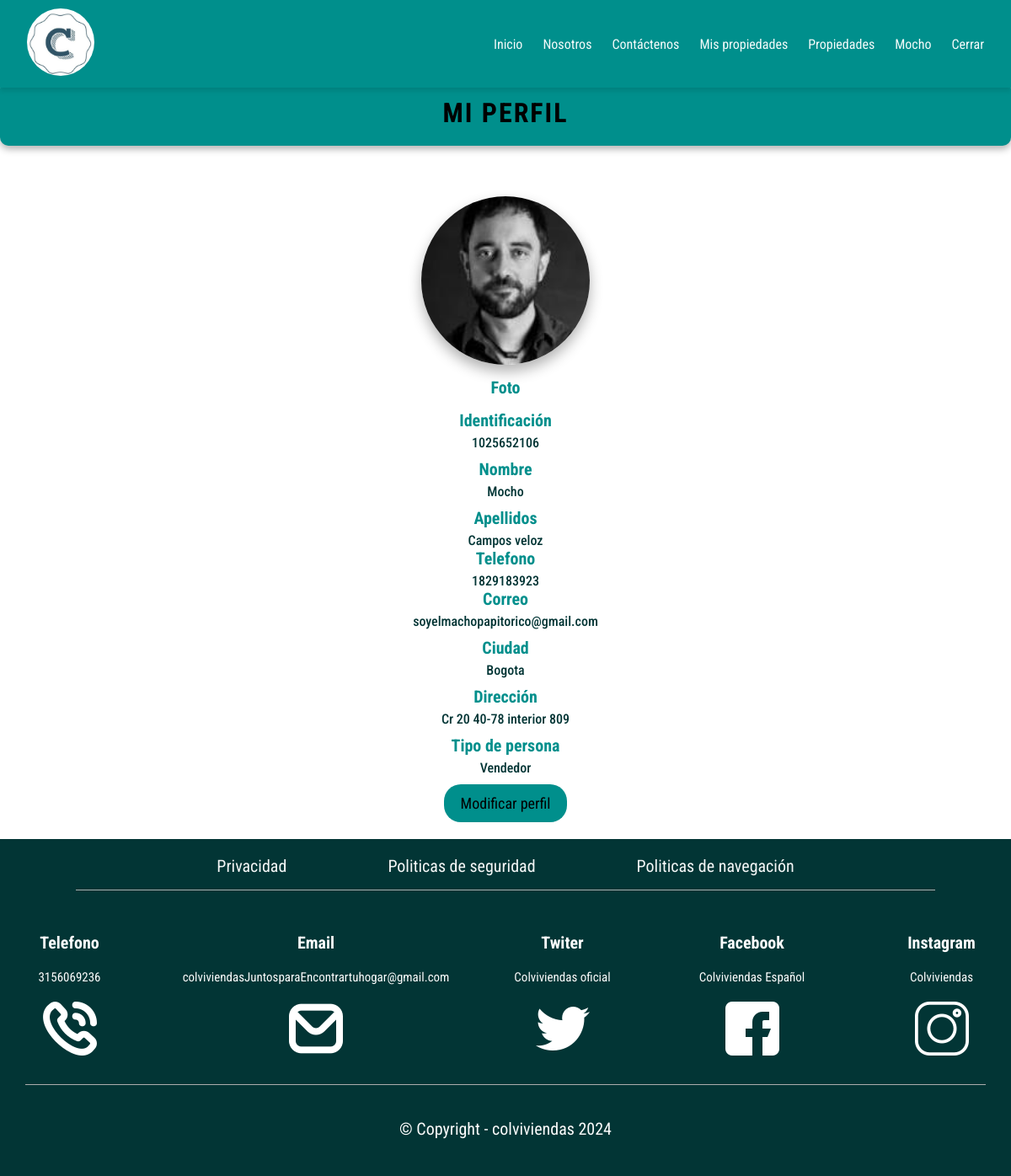
Screenshot of /usuario/usuario.php (signed in) with the database file from the repository.
### tables this page shows
CREATE TABLE `persona` (
  `identificacion` varchar(20) NOT NULL,
  `nombre` varchar(50) NOT NULL,
  `apellido` varchar(50) NOT NULL,
  `direccion` varchar(100) NOT NULL,
  `telefono` int(15) NOT NULL,
  `ciudad` varchar(2) DEFAULT NULL,
  `fecha_registro` datetime(5) NOT NULL,
  `tipo_persona` varchar(2) NOT NULL,
  `contrasena` varchar(20) NOT NULL,
  `correo` varchar(50) NOT NULL,
  `foto` varchar(100) NOT NULL,
  PRIMARY KEY (`identificacion`),
  KEY `ciudad` (`ciudad`),
  KEY `tipo_persona` (`tipo_persona`),
  CONSTRAINT `persona_ibfk_1` FOREIGN KEY (`ciudad`) REFERENCES `ciudad` (`codigo_ciudad`) ON DELETE CASCADE ON UPDATE CASCADE,
  CONSTRAINT `persona_ibfk_2` FOREIGN KEY (`tipo_persona`) REFERENCES `tipo_persona` (`codigo_tipo`)
);

CREATE TABLE `ciudad` (
  `codigo_ciudad` varchar(2) NOT NULL,
  `descripcion` varchar(50) NOT NULL,
  PRIMARY KEY (`codigo_ciudad`)
);

CREATE TABLE `tipo_persona` (
  `codigo_tipo` varchar(2) NOT NULL,
  `descripcion` varchar(50) NOT NULL,
  PRIMARY KEY (`codigo_tipo`)
);

### usuario/usuario.php (the view, shortened to what this page needs)
<!DOCTYPE html>
<html lang="en">
<head>
    <link rel="stylesheet" href="./css/Modulo_inicio.css">
    <link href="https://unpkg.com/aos@2.3.1/dist/aos.css" rel="stylesheet">
</head>
<body>
    <header class="navbar">
        <nav class="navbar__container">
            <div class="navbar__logo">
                <img src="./img/logo/Logo_colviviendas-recortado.jpg" alt="Logo" class="navbar__logo-img">
            </div>
            <ul class="navbar__menu">
                <li class="navbar__element">
                    <a href="index.php" class="navbar__link">Inicio</a>
                </li>
                <li class="navbar__element">
                    <a href="quienes_somos.php" class="navbar__link">Nosotros</a>
                </li>
                <li class="navbar__element">
                    <a href="./contactenos/contactenos.php" class="navbar__link">Contáctenos</a>
                </li>
                <?php
                if (!empty($_SESSION['usuario'])) {
                    if ($_SESSION['tipo_persona'] == '01' || $_SESSION['tipo_persona'] == '04') {
                        echo '
                    <li class="navbar__element">
                    <a href="./venta-propiedad/propiedades-vendedor.php" class="navbar__link">Mis propiedades</a></li>';
                    } else {
                        echo '
                        <li class="navbar__element">
                            <a href="./blog/blog.php" class="navbar__link">Blog</a>
                        </li>';
                    }
                }
                ?>
                <?php
                if (!empty($_SESSION['usuario'])) {
                    echo '
                            <li class="navbar__element dropdown">
                            <a href="#" class="navbar__link">Propiedades</a>
                            <ul class="dropdown__menu">';
                    echo '<li><a href="venta-usuario.php" class="dropdown__link">Compra</a></li>
                                <li><a href="arrendamiento.php" class="dropdown__link">Alquiler</a></li>
                            </ul>
                            </li>';
                }
                ?>
                <?php
                if (empty($_SESSION['usuario'])) {
                    echo '
                    <li class="navbar__element navbar__element-ul ">
                        <a href="login.php" class="navbar__link ">Login</a>
                    </li>';
                } else {
                    echo '
                    <li class="navbar__element navbar__element-ul">
                        <a href="usuario.php" class="navbar__link">' . $_SESSION['usuario'] . '</a>
                    </li>';
                    echo '
                    <li class="navbar__element navbar__element-ul ">
                        <a href="cerrar.php" class="navbar__link ">Cerrar</a>
                    </li>';
                }
                ?>
            </ul>
        </nav>
    </header>
    <br><br><br><br><br>
    <div class="usuario">
        <div class="usuario__principal">
            <h1 class="usuario__principal-tittle">Mi perfil</h1>
        </div>
        <?php
        $mysql_host = 'localhost';
        $mysql_user = 'root';
        $password = '';
        $dbhandle = mysqli_connect($mysql_host, $mysql_user, $password) or die('Problemas de conexión con DB');
        $matriz = mysqli_query($dbhandle, "SELECT
            a.identificacion,
            a.nombre,
            a.apellido,
            a.direccion,
            a.telefono,
            b.descripcion,
            a.fecha_registro,
            c.descripcion AS tipo_persona,
            a.contrasena,
            a.correo,
            a.foto
        FROM
            persona a
        LEFT JOIN
            ciudad b ON a.ciudad = b.codigo_ciudad
        LEFT JOIN
            tipo_persona c ON c.codigo_tipo = a.tipo_persona
        WHERE
            a.identificacion = " . $_SESSION['identificacion'] . ";");
        while ($row = mysqli_fetch_array($matriz, MYSQLI_ASSOC)) {
            echo '
        <div class="usuario__perfil">
            <div class="usuario__textos">
                <img src="' . $row['foto'] . '" alt="user" class="usuario__textos-img">
                <h3 class="usuario__textos-subtittle">Foto</h3>
            </div>
            <div class="usuario__textos">
                <h3 class="usuario__textos-subtittle">Identificación</h3>
                <p class="usuario__textos-p">' . $row['identificacion'] . '</p>
            </div>
            <div class="usuario__textos">
                <h3 class="usuario__textos-subtittle">Nombre</h3>
                <p class="usuario__textos-p">' . $row['nombre'] . '</p>
            </div>
            <div class="usuario__textos">
                <h3 class="usuario__textos-subtittle">Apellidos</h3>
                <p class="usuario__textos-p">' . $row['apellido'] . '</p>
            <div class="usuario__textos">
                <h3 class="usuario__textos-subtittle">Telefono</h3>';
            if ($row['telefono'] != 0) {
                echo '
                   <p class="usuario__textos-p">' . $row['telefono'] . '</p>';
            } else {
                echo '<p class="usuario__textos-p">Vacío</p>';
            }
            echo '
            </div>
            <div class="usuario__textos">
                <h3 class="usuario__textos-subtittle">Correo</h3>
                <p class="usuario__textos-p">' . $row['correo'] . '</p>
            </div>
            </div>
            <div class="usuario__textos">
                <h3 class="usuario__textos-subtittle">Ciudad</h3>';
            if (!empty($row['descripcion'])) {
                echo '
                <p class="usuario__textos-p">' . $row['descripcion'] . '</p>';
            } else {
                echo '<p class="usuario__textos-p">Vacío</p>';
            }
            echo '
            </div>
            <div class="usuario__textos">
                <h3 class="usuario__textos-subtittle">Dirección</h3>';
            if (!empty($row['direccion'])) {
                echo '
                <p class="usuario__textos-p">' . $row['direccion'] . '</p>';
            } else {
                echo '<p class="usuario__textos-p">Vacío</p>';
            }
            echo '
            </div>
            <div class="usuario__textos">
                <h3 class="usuario__textos-subtittle">Tipo de persona</h3>
                <p class="usuario__textos-p">' . $row['tipo_persona'] . '</p>
            </div>
            <button class="boton" id="myBtn">Modificar perfil</button>
        </div>';
        }
        ?>
    </div>
    <footer class="footer">
        <div class="footer__politicas">
            <a href="" class="footer__politicas-link">Privacidad</a>
            <a href="" class="footer__politicas-link">Politicas de seguridad</a>
            <a href="" class="footer__politicas-link">Politicas de navegación</a>
        </div>
        <div class="footer__linea">
            <div class="footer__linea-container">
            </div>
        </div>
        <div class="footer__redes">
            <div class="footer__redes-container">
                <div class="footer__redes-textos">
                    <h3 class="footer__redes-tittle">Telefono</h3>
                    <p class="footer__redes-parrafo">3156069236</p>
                    <img src="./img/iconos/Redes/llamada-telefonica.png" alt="telefono" class="footer__redes-img">
                </div>
            </div>
            <div class="footer__redes-container">
                <div class="footer__redes-textos">
                    <h3 class="footer__redes-tittle">Email</h3>
                    <p class="footer__redes-parrafo">colviviendasJuntosparaEncontrartuhogar@gmail.com</p>
                    <img src="./img/iconos/Redes/sobre.png" alt="email" class="footer__redes-img">
                </div>
            </div>
            <div class="footer__redes-container">
                <div class="footer__redes-textos">
                    <h3 class="footer__redes-tittle">Twiter</h3>
                    <p class="footer__redes-parrafo">Colviviendas oficial</p>
                    <img src="./img/iconos/Redes/gorjeo.png" alt="twiter" class="footer__redes-img">
                </div>
            </div>
            <div class="footer__redes-container">
                <div class="footer__redes-textos">
                    <h3 class="footer__redes-tittle">Facebook</h3>
                    <p class="footer__redes-parrafo">Colviviendas Español</p>
                    <img src="./img/iconos/Redes/facebook.png" alt="facebook" class="footer__redes-img">
                </div>
            </div>
            <div class="footer__redes-container">
                <div class="footer__redes-textos">
                    <h3 class="footer__redes-tittle">Instagram</h3>
                    <p class="footer__redes-parrafo">Colviviendas</p>
                    <img src="./img/iconos/Redes/instagram.png" alt="instragram" class="footer__redes-img">
                </div>
            </div>
        </div>
        <div class="footer__linea-redes">
            <div class="footer__linea-container-redes">
            </div>
        </div>
        <div class="footer__copy">
            <div class="footer__copy-text">
                <span class="footer__copy-span">© Copyright - colviviendas 2024</span>
            </div>
        </div>
    </footer>
</body>
</html>

### usuario/css/Modulo_inicio.css (style rules this page uses)
:root { --color-1: #023535; --color-2: #008f8c; --color-3: #229c9a; --color-4: #d8ffdb; --color-5: #c7ffed; --color-blanco: #fffffff5; --letra-color: rgb(252, 252, 252); --color-gris: #b4b4b4f5; --transicion-base: 0.3s ease; --transition-time: 0.5s ease; }
* { padding: 0; margin: 0; box-sizing: border-box; font-family: "Roboto Condensed", sans-serif; }
.navbar { position: fixed; z-index: 1000; width: 100%; height: 6.5rem; background-color: var(--color-2); box-shadow: 0 4px 6px rgba(0, 0, 0, 0.1); transition: background-color var(--transition-time), height var(--transition-time); }
.navbar__container { width: 100%; height: 100%; display: flex; align-items: center; justify-content: space-between; padding: 0 2rem; z-index: 1000; }
.navbar__logo-img { width: 80px; height: 80px; border-radius: 50%; transition: transform var(--transition-time); }
.navbar__menu { display: flex; gap: 1.5rem; list-style: none; }
.navbar__element { position: relative; display: flex; align-items: center; }
.navbar__link { font-size: 16px; text-decoration: none; color: var(--color-blanco); transition: color var(--transition-time), transform var(--transition-time); }
.footer { width: 100%; height: 25rem; background-color: var(--color-1); }
.footer__politicas { display: flex; width: 100%; height: 2.5rem; justify-content: center; gap: 10%; }
.footer__politicas-link { margin-top: 1.25rem; font-size: 1.25rem; text-decoration: none; color: var(--color-blanco); }
.footer__linea, .footer__linea-redes { display: flex; justify-content: center; width: 100%; }
.footer__linea-container { width: 85%; border-bottom: 1px solid var(--color-gris); margin-top: 1.25rem; }
.footer__linea-container-redes { width: 95%; border-bottom: 1px solid var(--color-gris); margin-top: 5rem; }
.footer__redes { display: flex; width: 100%; height: 6.25rem; margin-top: 3.125rem; gap: 5%; justify-content: center; }
.footer__redes-container { width: 18.75rem; height: 12.5rem; }
.footer__redes-textos { display: flex; flex-direction: column; gap: 1.25rem; align-items: center; }
.footer__redes-tittle { font-size: 1.25rem; color: var(--letra-color); }
.footer__redes-parrafo { font-size: 15px; color: var(--letra-color); }
.footer__copy { width: 100%; height: 50px; margin-top: 40px; }
.footer__copy-text { display: flex; justify-content: center; align-items: center; }
.footer__copy-span { color: var(--letra-color); font-size: 20px; }

### usuario/css/propiedades-vendedor.css (style rules this page uses)
:root { --transition-speed: 0.3s; }

### usuario/css/usuario.css (style rules this page uses)
.usuario { display: flex; flex-direction: column; align-items: center; height: auto; gap: 20px; animation: fadeIn 1.5s ease-in-out; }
.usuario__principal { padding: 20px; width: 100%; text-align: center; background-color: var(--color-2); color: var(--blanco); border-radius: 10px; margin-bottom: 20px; box-shadow: 0 4px 8px rgba(0, 0, 0, 0.3); }
.usuario__principal-tittle { font-size: 32px; text-transform: uppercase; letter-spacing: 2px; }
.usuario__textos { display: flex; flex-direction: column; align-items: center; }
.usuario__textos-img { border-radius: 100%; width: 200px; height: 200px; object-fit: cover; margin-bottom: 15px; box-shadow: 0 8px 16px rgba(0, 0, 0, 0.3); transition: transform 0.3s ease; }
.usuario__textos-subtittle { font-size: 20px; color: var(--color-2); margin-bottom: 5px; }
.usuario__textos-p { font-size: 16px; color: var(--color-1); text-align: center; font-weight: 500; }
.usuario__perfil { display: flex; flex-direction: column; align-items: center; gap: 10px; margin-top: 20px; width: 100%; }
.boton { background: var(--color-2); border: none; color: var(--blanco); padding: 12px 20px; font-size: 18px; border-radius: 20px; cursor: pointer; transition: background-color 0.3s ease, transform 0.3s ease; margin-bottom: 20px; }

### rows the page displays
persona: foto (picture), identificacion "1025652106", nombre "Mocho", apellido "Campos veloz", telefono "1829183923", correo "soyelmachopapitorico@gmail.com", ciudad.descripcion "Bogota", direccion "Cr 20 40-78 interior 809", tipo_persona.descripcion "Vendedor"

### other values shown
$_SESSION['usuario'] "Mocho"
